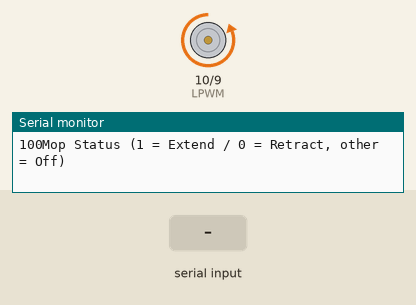
This sketch was run on a simulated Arduino Uno, built with avr-gcc and run on an emulated ATmega328P. Shown: motor-driver pin pairs drawn as motors (green arrow = first pin HIGH = forward, orange = second pin HIGH = backward, longer = more drive), the last lines printed to the serial monitor. Inputs (shaded band) come from the test bench.

Above: at 1.2 s.
1.3 s: "90,45\n" received over Serial
At 2.8 s:
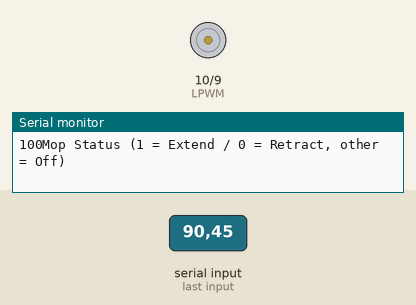
3.7 s: "1\n" received over Serial
At 5.7 s:
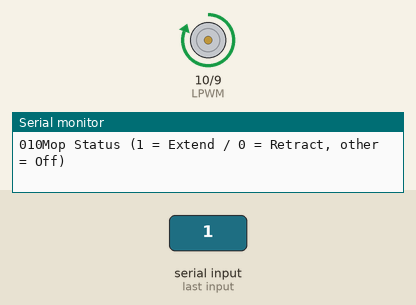
6.7 s: "30,150\n" received over Serial
At 8.2 s:
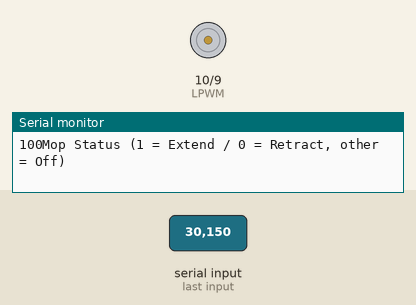
Timing chart, 0 to 12.3 s (numbered marks = the images above; inputs shaded):
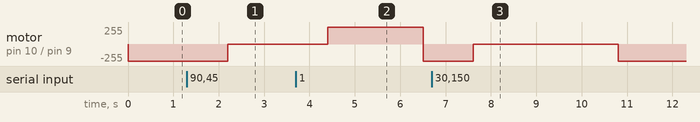

Measured:
- after the input at 1.3 s, motor on pin 10 (LPWM) / pin 9 (RPWM): backward 255/255 → stopped after 0.90 s
- after the input at 3.7 s, motor on pin 10 (LPWM) / pin 9 (RPWM): stopped → forward 255/255 after 0.70 s, → backward 255/255 2.1 s later
- after the input at 6.7 s, motor on pin 10 (LPWM) / pin 9 (RPWM): backward 255/255 → stopped after 0.91 s, → backward 255/255 3.2 s later

The sketch:

LinearActuator.ino
```cpp
const int RPWM = 9;
const int LPWM = 10;
int speed = 0;
int mopStatus = 0;
int Right = LOW;
int Left = LOW;

void setup() {
  pinMode(RPWM, OUTPUT);
  pinMode(LPWM, OUTPUT);
  Serial.begin(115200);
}

void loop() {
  Serial.println("Mop Status (1 = Extend / 0 = Retract, other = Off)");

  if (Serial.available() > 0) {
    int userInput = Serial.parseInt();

    if (userInput == 1) {
      mopStatus = 1;
    } else if (userInput == 0) {
      mopStatus = 0;
    } else {
      mopStatus = -1;
    }
  }

  // extends the mop
  if (mopStatus == 1) {
    speed = 127;
    digitalWrite(RPWM, LOW);
    digitalWrite(LPWM, HIGH);
    delay(1000);
    mopStatus = 0;
  }
  // retracts the mop
  else if (mopStatus == 0) {
    speed = 127;
    digitalWrite(RPWM, HIGH);
    digitalWrite(LPWM, LOW);
    delay(1000);
  }
  // default status (off)
  else {
    digitalWrite(RPWM, LOW);
    digitalWrite(LPWM, LOW);
    delay(1000);
  }
  Right = digitalRead(RPWM);
  Left = digitalRead(LPWM);
  Serial.print(Right);
  Serial.print(Left);
  Serial.print(mopStatus);

  delay(100);
}
```
